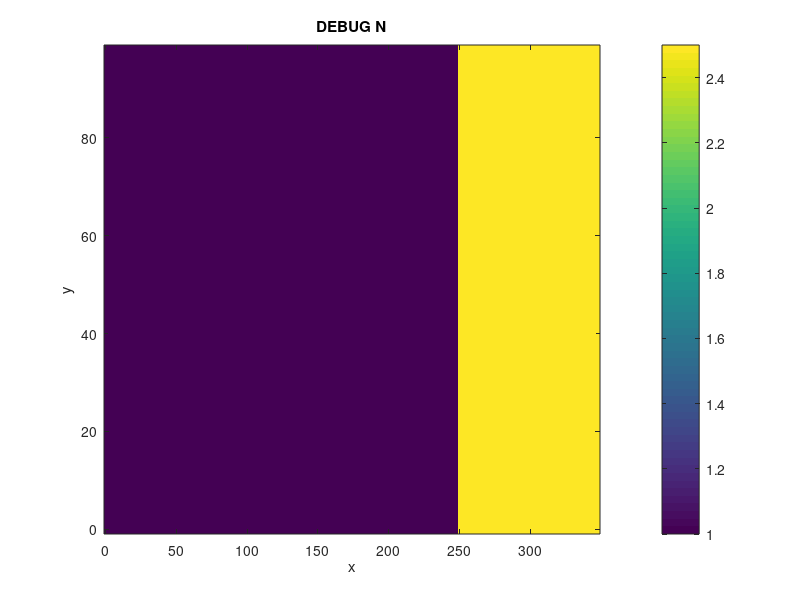

MATLAB code for this plot: (Note: this script raises an error after producing the figure.)
% authors: bohan zhang
%
% script for testing reworking of FDFD complex k bloch solver
% debugging by comparing with analytical bragg stack result

clear; close all;

% import code
addpath(['..' filesep 'main']);         % main
% addpath(['..' filesep '45RFSOI']);      % 45rfsoi

% initial settings
disc        = 2;
units       = 'nm';
lambda      = 1000; %1500;
index_clad  = 1.0;

% make index
% let's have a quarter wave stack at 1000nm
% indices
n1      = 1.0;
n2      = 2.5;                  % 1.25;
d1      = lambda/(n1*4);
d2      = lambda/(n2*4);
period  = d1+d2;
domain  = [ 100, period ];

% draw indices
% x = dir of propagation, y = transverse
x_coords    = 0:disc:period-disc;
y_coords    = 0:disc:domain(1)-disc;
N           = zeros( length(y_coords), length(x_coords) );
N( :, x_coords >= 0 & x_coords < d1 )   = n1;
N( :, x_coords >= d1 )                  = n2;

% DEBUG plot N
figure;
imagesc( x_coords, y_coords, N );
xlabel('x'); ylabel('y');
set( gca, 'ydir', 'normal' );
colorbar;
title('DEBUG N');
                                 

% run simulation
num_modes   = 1;
BC          = 1;     % 0 for PEC, 1 for PMC
% PML_options(1): PML in y direction (yes=1 or no=0)
% PML_options(2): length of PML layer in nm
% PML_options(3): strength of PML in the complex plane
% PML_options(4): PML polynomial order (1, 2, 3...)
pml_options = [ 0, 200, 500, 2 ];


% solve bandstructure
lambda_min  = 100;
lambda_max  = 5000;
k0_min      = 0.2*pi/period;
k0_max      = 1.6*pi/period;
k0_all      = linspace( k0_min, k0_max, 100 );

% init saving variables
all_k       = [];
all_k0      = [];
all_k_old   = [];
all_k0_old  = [];

% run solver
% guessk = pi/(2*period);
guessk = 0.000001;
for ii = 1:length(k0_all)
    
    fprintf('\nloop %i of %i\n\n', ii, length(k0_all));
    
    % run old
    fprintf('running old solver\n');
    tic;
    [Phi_1D_old, k_old, Phi_all_old, k_all_old, A_old, B_old] = complexk_mode_solver_2D_PML_old( N, ...
                                                                                   disc, ...
                                                                                   k0_all(ii), ...
                                                                                   num_modes, ...
                                                                                   guessk, ...
                                                                                   BC, ...
                                                                                   pml_options );
    toc;

    % run new
    fprintf('running new solver\n');
    tic;
    [Phi_all, k_all, A, B] = complexk_mode_solver_2D_PML( N, ...
                                                           disc, ...
                                                           k0_all(ii), ...
                                                           num_modes, ...
                                                           guessk, ...
                                                           BC, ...
                                                           pml_options );
    toc;
    
    % save all k's
    all_k       = [ all_k, k_all.' ];
    all_k0      = [ all_k0, repmat( k0_all(ii), 1, length(k_all) ) ];
    all_k_old   = [ all_k_old, k_all_old.' ];
    all_k0_old  = [ all_k0_old, repmat( k0_all(ii), 1, length(k_all_old) ) ];
    
    % set new guessk
    guessk = k_all(1);
    
end

% calculate analytical bandgap properties
c           = (3e8) * 1e9;  % nm/s?
lambda_all  = 2*pi./all_k0;
k0a_pi_bg   = (2*pi/lambda)*period/pi;                            % this is where the bg should be
gap_size_k  = k0a_pi_bg * (4/pi) * asin( abs(n2-n1)/(n2+n1) );    % size of bandgap, in k vector

% plot the bandstructure for ALL modes, new solver
figure;
plot( real(all_k)*period/pi, all_k0*period/pi, 'o' ); hold on;
plot( imag(all_k)*period/pi, all_k0*period/pi, 'o' ); hold on;
plot( xlim, [ k0a_pi_bg, k0a_pi_bg ], '--' );
xlabel('ka/pi'); ylabel('k0*a/pi');
legend('real', 'imag', 'center of bandgap');
title('Bandstructure of all solved modes, new ver.');
makeFigureNice();

% % plot the bandstructure for ALL modes, new solver vs wl
% figure;
% plot( real(all_k)*period/pi, lambda_all, 'o' ); hold on;
% plot( imag(all_k)*period/pi, lambda_all, 'o' ); hold on;
% xlabel('ka/pi'); ylabel('\lambda');
% legend('real', 'imag');
% title('Bandstructure of all solved modes, new ver.');
% makeFigureNice();

% plot the bandstructure for ALL modes, old solver
figure;
plot( real(all_k_old)*period/pi, all_k0_old*period/pi, 'o' ); hold on;
plot( imag(all_k_old)*period/pi, all_k0_old*period/pi, 'o' ); hold on;
plot( xlim, [ k0a_pi_bg, k0a_pi_bg ], '--' );
xlabel('ka/pi'); ylabel('k0*a/pi');
legend('real', 'imag', 'center of bandgap');
title('Bandstructure of all solved modes, old ver.');
makeFigureNice();


                                                                           
% % reshape and sort the Phis
% % when they come out raw from the modesolver, Phi_all's columns are the
% % eigenvectors
% % The eigenvectors are wrapped by column, then row
% ny = domain(1)/disc;
% nx = domain(2)/disc;
% Phi_all_half    = Phi_all( 1:end/2, : );                                        % first remove redundant bottom half
% Phi_all_reshape = reshape( Phi_all_half, ny, nx, size(Phi_all_half, 2) );       % hopefully this is dimensions y vs. x vs. mode#
% Phi_firstmode   = Phi_all_reshape( :, :, 1 );
% Phi_secondmode  = Phi_all_reshape( :, :, 2 );

% % do the same but with the old phi for comparison
% Phi_all_half_old    = Phi_all_old( 1:end/2, : );
% Phi_all_old_reshape = reshape( Phi_all_half_old, nx, ny, size(Phi_all_half_old, 2) );       % hopefully this is dimensions x vs. y vs. mode#
% Phi_firstmod_old    = Phi_all_old_reshape( :, :, 1 ).';                                     % gotta transpose
% 
% % x and y coords
% x_coords = 0:disc:domain(2)-disc;
% y_coords = 0:disc:domain(1)-disc;
% 
% % DEBUG plot firstmode
% figure;
% imagesc( x_coords, y_coords, real( Phi_firstmode ) );
% colorbar;
% set( gca, 'YDir', 'normal' );
% title( sprintf( 'Field (real) for mode 1, new ver' ) );
% % DEBUG plot firstmode
% figure;
% imagesc( x_coords, y_coords, real( Phi_firstmod_old ) );
% colorbar;
% set( gca, 'YDir', 'normal' );
% title( sprintf( 'Field (real) for mode 1, old ver' ) );
% 
% % DEBUG plot secondmode
% figure;
% imagesc( x_coords, y_coords, real( Phi_secondmode ) );
% colorbar;
% set( gca, 'YDir', 'normal' );
% title( sprintf( 'Field (real) for mode 2, new ver' ) );
% 
% % debug display imag(k)
% imag(k_all)

% % plot the sparse distributions
% figure;
% spy(A);
% title('A matrix, new');
% 
% figure;
% spy(A_old);
% title('A matrix, old');
% 
% figure;
% spy(B);
% title('B matrix, new');
% 
% figure;
% spy(B_old);
% title('B matrix, old');

% % re-scale k
% k = k * nm * obj.units.scale;
% 
% % run simulation
% GC = GC.runSimulation( num_modes, BC, pml_options );

% % DEBUG plot physical fields and all fields
% k_all       = GC.debug.k_all;
% ka_2pi_all  = k_all*domain(2)/(2*pi);
% 
% for ii = 1:length( k_all )
%     % Plotting physical fields
%     % plot field, abs
%     figure;
%     imagesc( GC.x_coords, GC.y_coords, abs( GC.debug.phi_all(:,:,ii) ) );
%     colorbar;
%     set( gca, 'YDir', 'normal' );
%     title( sprintf( 'Field (abs) for mode %i, k*a/2pi real = %f', ii, real( ka_2pi_all(ii) ) ) );
% end
% 
% % plot real and imag k
% k_labels = {};
% for ii = 1:length( k_all )
%     k_labels{end+1} = [ ' ', num2str(ii) ];
% end
% figure;
% plot( real( ka_2pi_all ), imag( ka_2pi_all ), 'o' ); 
% text( real( ka_2pi_all ), imag( ka_2pi_all ), k_labels );
% xlabel('real k*a/2pi'); ylabel('imag k*a/2pi');
% title('real vs imag k');
% makeFigureNice();

% % Plot the accepted mode
% figure;
% imagesc( GC.x_coords, GC.y_coords, abs( GC.Phi ) );
% colorbar;
% set( gca, 'YDir', 'normal' );
% title( sprintf( 'Field (abs) for accepted mode, ka/2pi real = %f', real( GC.k*domain(2)/(2*pi) ) ) );
% 
% % display calculated k
% fprintf('\nComplex k = %f + %fi\n', real(GC.k), imag(GC.k) );
% 
% % display radiated power
% fprintf('\nRad power up = %e\n', GC.P_rad_up);
% fprintf('Rad power down = %e\n', GC.P_rad_down);
% fprintf('Up/down power directivity = %f\n', GC.directivity);
% 
% % display angle of radiation
% fprintf('\nAngle of maximum radiation = %f deg\n', GC.max_angle_up);
% 
% % plot full Ez with grating geometry overlaid
% GC.plotEz_w_edges();
% axis equal;

% % plot a slice of Eup vs. Sup
% y_up    = 279;
% E_slice = GC.E_z( y_up, : );
% figure;
% plot( 1:length(E_slice), abs(E_slice)./max(abs(E_slice(:))) ); hold on;
% % plot( 1:length(E_slice), GC.debug.Sy_up./max(abs(GC.debug.Sy_up(:))) );
% plot( 1:length(E_slice), GC.debug.Sy_down./max(abs(GC.debug.Sy_down(:))) );
% legend('E field (abs)', 'S_y');
% title('E field and S_y, normalized to 1');
% makeFigureNice();
% 
% % plot input S and E
% E_in = GC.E_z( :, 1 );
% figure;
% plot( 1:length(E_in), abs(E_in)./max(abs(E_in(:))) ); hold on;
% plot( 1:length(E_in), GC.debug.Sx_in./max(abs(GC.debug.Sx_in(:))) );
% % plot( 1:length(E_slice), GC.debug.Sy_down./max(abs(GC.debug.Sy_down(:))) );
% legend('E field (abs)', 'S_x');
% title('E field and S_x at input, normalized to 1');
% makeFigureNice();
% 



























